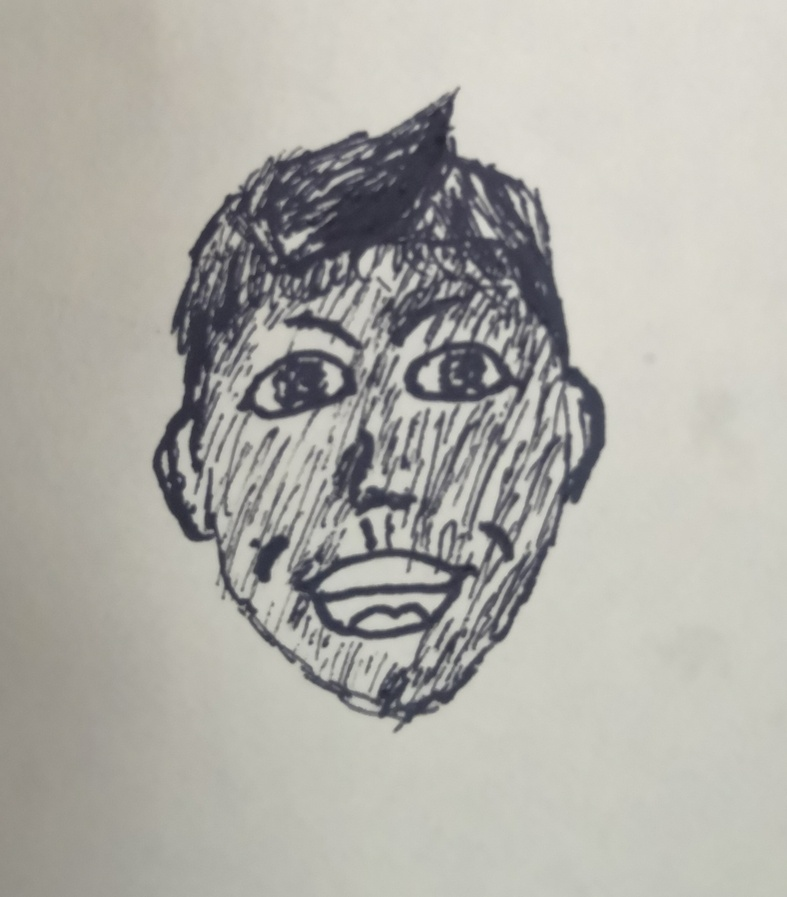
#> input picture Image/001.jpg, 787 x 897 px, shrunk from 2034 x 2320 before the run, found by its file name
$ python draw.py   (older library calls are emulated)
#> lines starting #> are read from the running program, lines starting #| are printed output that depends on the picture; after the words box and inside, x2 and y2 are one past the last pixel; in counts of white or black regions, pixels touching at a corner belong together
# -*- coding = utf-8 -*-

import numpy as ny
import cv2
import turtle

def main():
    draw(array_image(r"Image\001.jpg"))

def array_image(imgPath):
#> called with imgPath = 'Image\\001.jpg'
    image = cv2.imread(imgPath, 0)
#> image: shape (897, 787); min 39, max 222, mean 173.8
    # cv2.imshow("Image", image)
    edges = cv2.Canny(image, 150, 200)
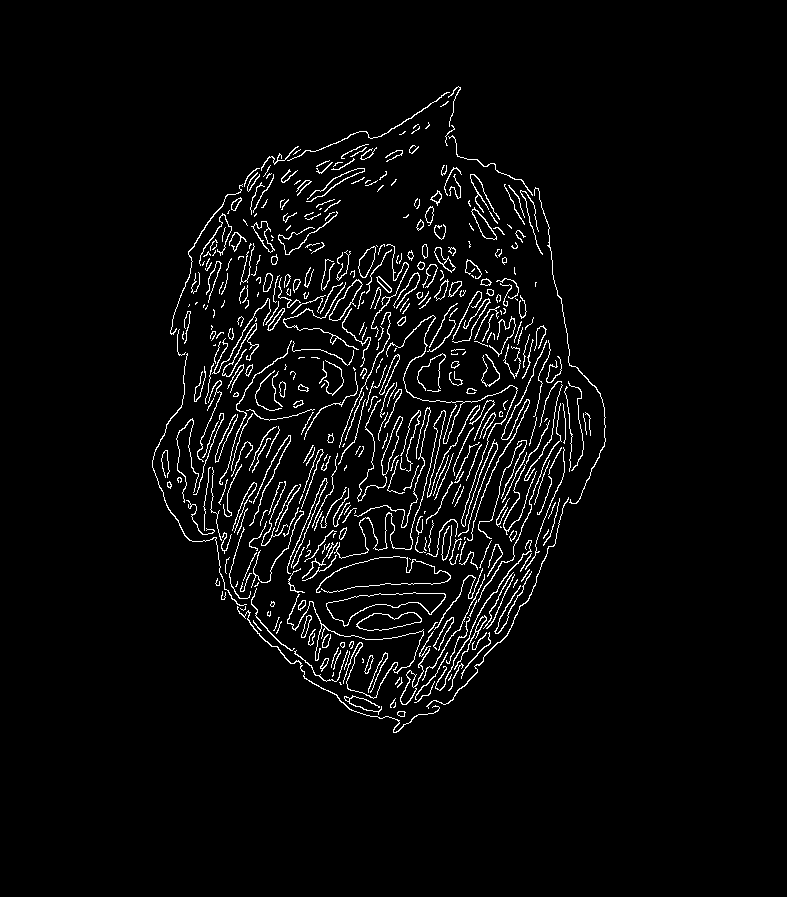
#> edges: shape (897, 787); 3.7% white in thin lines or dots, all inside (x1, y1, x2, y2) = (152, 86, 606, 733)
    img_gray = cv2.cvtColor(edges, cv2.COLOR_BAYER_BG2GRAY)
    ret, thresh = cv2.threshold(img_gray, 127, 255, 0)
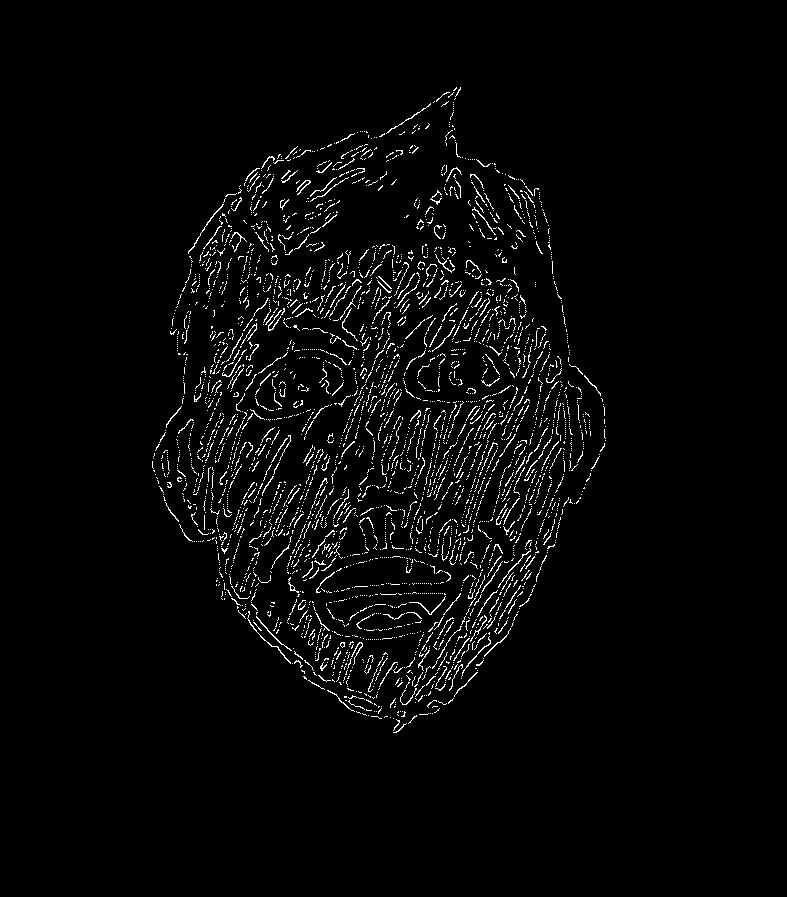
#> thresh: shape (897, 787); 2.8% white in thin lines or dots, all inside (x1, y1, x2, y2) = (152, 87, 606, 733)
    image, contours, hierarchy = cv2.findContours(thresh, cv2.RETR_TREE, cv2.CHAIN_APPROX_SIMPLE)
#> contours = 3415 contours, 3404 with area under 20; largest, box (x1, y1, x2, y2) and area: (247, 611, 291, 664) 32, (256, 616, 292, 651) 30, (188, 204, 224, 254) 28, (288, 577, 299, 593) 24, (461, 636, 491, 677) 24
    xy = []
    for i in range(0, len(contours)):
        x, y, w, h = cv2.boundingRect(contours[i])
        list_xy = [x, y]
        xy.append(list_xy)
#> this loop made 3415 passes
#> (x, y, w, h) on passes 1 to 3: (393, 723, 14, 10), (393, 719, 7, 12), (393, 718, 1, 1)
#> after the loop, xy = 3415 pairs, first value 152 to 605, second value 87 to 723
    return xy

def draw(xy):
    turtle.pensize(2)
#> (this line was passed over: turtle is not available in this run)
    turtle.setup(width=0.6, height=1.0)
#> (this line was passed over: turtle is not available in this run)
    turtle.speed(100)
#> (this line was passed over: turtle is not available in this run)
    for array in xy[::-1]:
        turtle.penup()
        turtle.goto((-array[0]/3)+100, (-array[1]/3)+250)
        turtle.pendown()
        turtle.forward(1)
        print(turtle.pos())
#> this loop made 1 pass
#> array on pass 1: [453, 87]
    turtle.done()

if __name__ == "__main__":
    main()
#> (the call stopped at in draw, `turtle.penup()`: turtle is not available in this run)

$ run again, with Image/002.jpg copied over Image/001.jpg
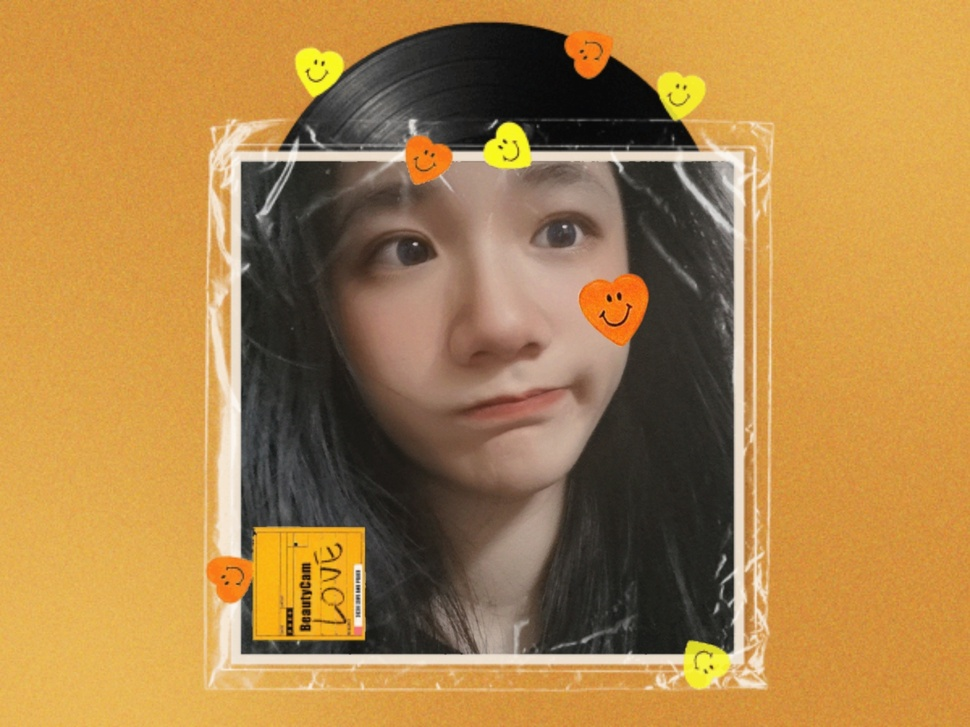
#> input picture Image/002.jpg, 970 x 727 px, shrunk from 1440 x 1080 before the run, found by its file name
#> in array_image, `edges = cv2.Canny(image, 150, 200)`:
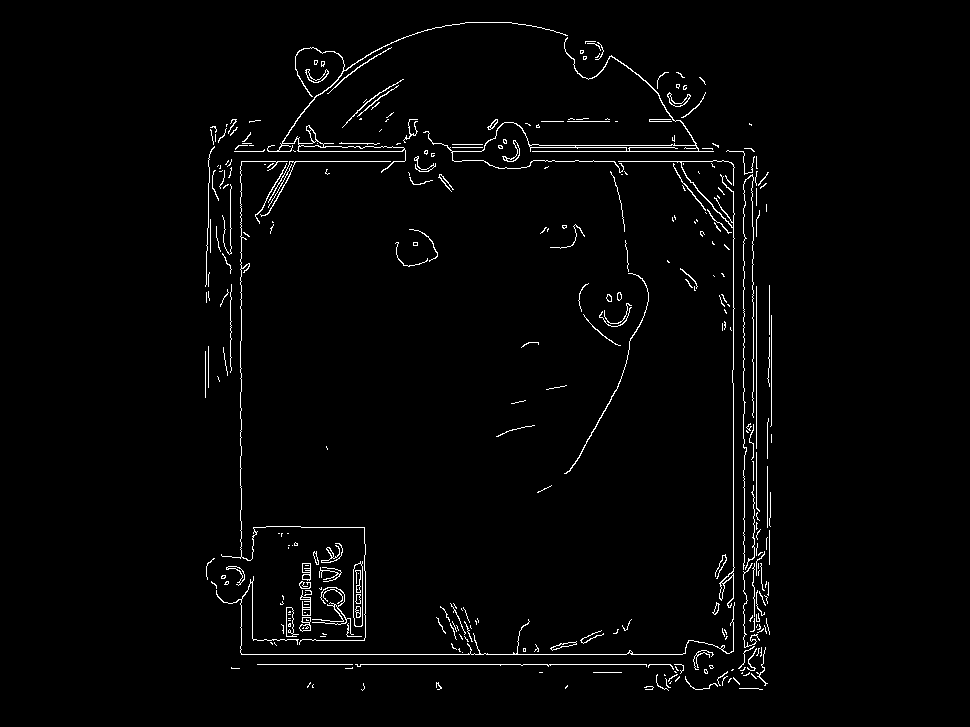
#> edges: shape (727, 970); 2% white in thin lines or dots, all inside (x1, y1, x2, y2) = (205, 22, 772, 691)
#> in array_image, `ret, thresh = cv2.threshold(img_gray, 127, 255, 0)`:
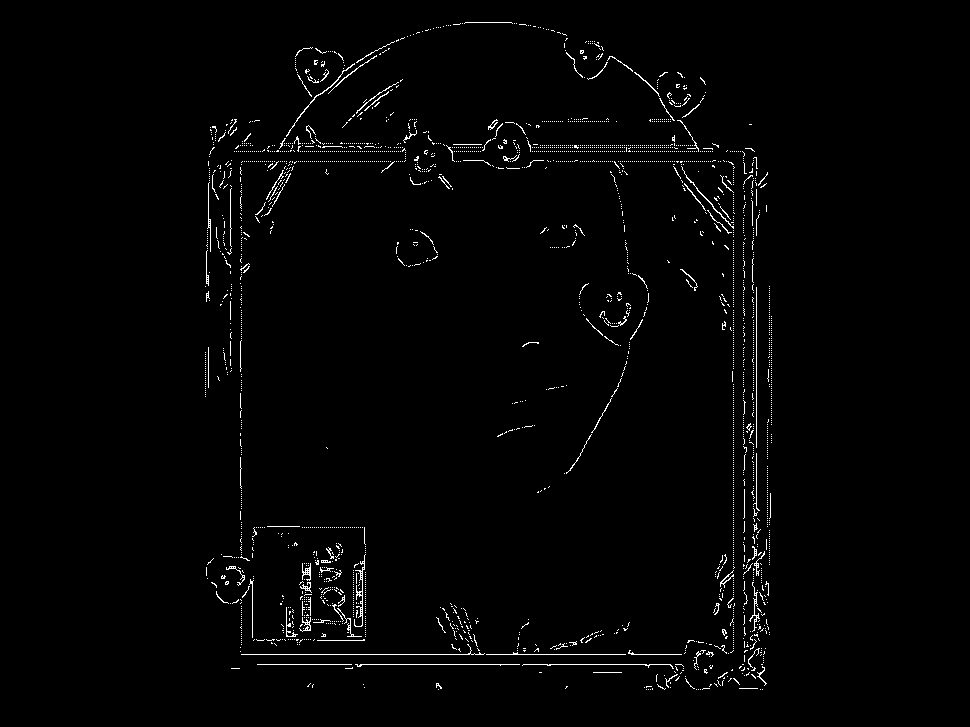
#> thresh: shape (727, 970); 1.5% white in thin lines or dots, all inside (x1, y1, x2, y2) = (205, 22, 772, 690)
#> contours = 2652 contours, 2639 with area under 20; largest, box (x1, y1, x2, y2) and area: (354, 554, 366, 627) 82, (286, 63, 355, 137) 51, (302, 563, 311, 581) 45, (681, 166, 734, 229) 40, (749, 582, 760, 632) 33
#> the loop in array_image, `for i in range(0, len(contours)):` made 2652 passes
#> (x, y, w, h) on passes 1 to 3: (762, 689, 1, 1), (760, 689, 1, 1), (700, 689, 1, 1)
#> after the loop in array_image, `for i in range(0, len(contours)):`: xy = 2652 pairs, first value 205 to 771, second value 22 to 689
#> the loop in draw, `for array in xy[::-1]:` made 1 pass
#> array on pass 1: [464, 22]
